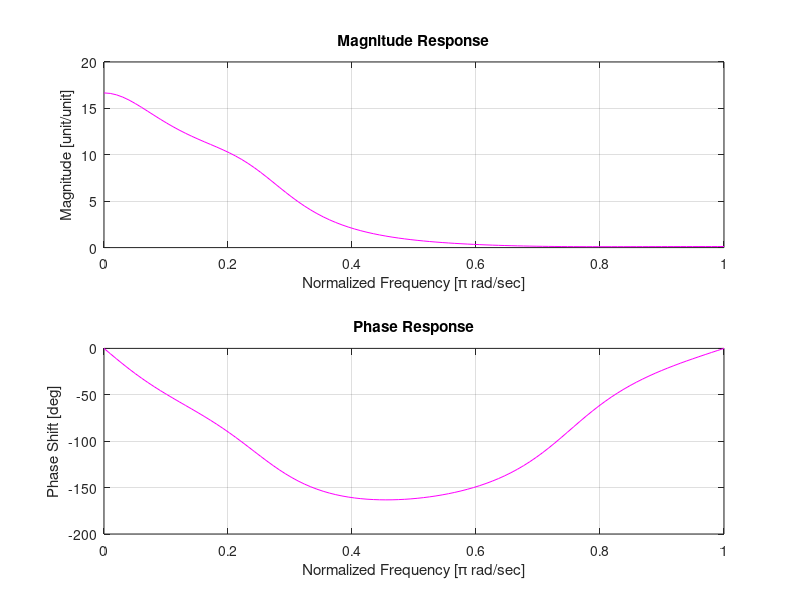
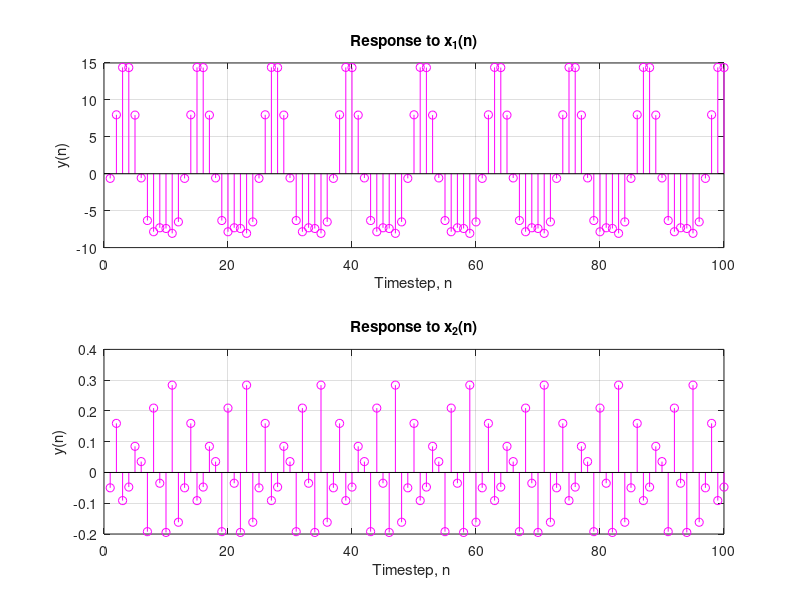

MATLAB code to generate these figures, in order:
%% Frequency Response 
clear;
% define the LTI system
num = [1, 1, 0.5];
den = [1, -1.7, 1.2, -0.35];

% define the transfer function H(w): R -> C
H = @(w) (1 + exp(-w*1i) + 0.5*exp(-2*w*1i)) / (1 - 1.7*exp(-w*1i) +1.2*exp(-2*w*1i) -0.35*exp(-3*w*1i));

% obtain magnitudes and phases w.r.t frequency
w = linspace(0, pi, 100);
w_labels = w/pi;
mags = zeros(size(w));
angs = zeros(size(w));
for i = 1:length(w)
    h_val = H(w(i));
    mags(i) = abs(h_val);
    angs(i) = rad2deg(angle(h_val));
end

% plot mags and angs, cant use freqz as it returns dB gain not u/u gain
figure;

subplot(2,1,1);
plot(w/pi, mags, 'magenta');
grid on;
title('Magnitude Response');
xlabel('Normalized Frequency [\pi rad/sec]');
ylabel('Magnitude [unit/unit]');
subplot(2,1,2);
plot(w/pi, angs, 'magenta');
grid on;
title('Phase Response');
xlabel('Normalized Frequency [\pi rad/sec]');
ylabel('Phase Shift [deg]');

%% Find Responses to x1 and x2
n = 0:99; % timestep

% get phasors for frquencies of sinusoids
H1 = H(pi/6);
H2 = H(pi/3);
H3 = H(5*pi/6);
H4 = H(2*pi/3);

x1 = abs(H1) * cos(n*pi/6 + angle(H1)) + abs(H2) * cos(n*pi/3 + angle(H2));
x2 = abs(H3) * cos(5*n*pi/6 + angle(H3)) + abs(H4) * cos(2*n*pi/3 + angle(H4));

% plot the responses
figure;
subplot(2,1,1);
stem(x1, 'magenta');
grid on;
title('Response to x_1(n)');
xlabel('Timestep, n');
ylabel('y(n)');
subplot(2,1,2);
stem(x2, 'magenta');
grid on;
title('Response to x_2(n)');
xlabel('Timestep, n ');
ylabel('y(n)');


